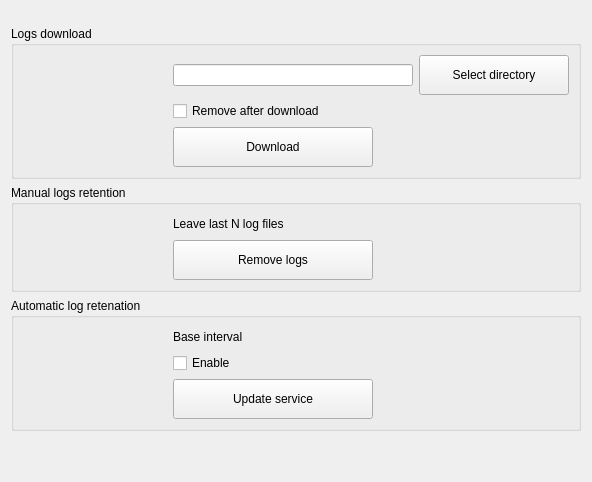
     <widget class="QWidget" name="tab_5">
      <attribute name="title">
       <string>Remote logs</string>
      </attribute>
      <layout class="QVBoxLayout" name="verticalLayout_4">
       <item>
        <spacer name="verticalSpacer_7">
         <property name="orientation">
          <enum>Qt::Vertical</enum>
         </property>
         <property name="sizeType">
          <enum>QSizePolicy::Maximum</enum>
         </property>
         <property name="sizeHint" stdset="0">
          <size>
           <width>20</width>
           <height>15</height>
          </size>
         </property>
        </spacer>
       </item>
       <item>
        <widget class="QGroupBox" name="groupBox_3">
         <property name="title">
          <string>Logs download</string>
         </property>
         <layout class="QGridLayout" name="gridLayout_6">
          <item row="0" column="1">
           <widget class="QLineEdit" name="directoryEdit"/>
          </item>
          <item row="2" column="1">
           <layout class="QHBoxLayout" name="horizontalLayout_7">
            <item>
             <widget class="QPushButton" name="downloadButton">
              <property name="sizePolicy">
               <sizepolicy hsizetype="Maximum" vsizetype="Maximum">
                <horstretch>0</horstretch>
                <verstretch>0</verstretch>
               </sizepolicy>
              </property>
              <property name="minimumSize">
               <size>
                <width>200</width>
                <height>40</height>
               </size>
              </property>
              <property name="text">
               <string>Download</string>
              </property>
             </widget>
            </item>
            <item>
             <spacer name="horizontalSpacer_14">
              <property name="orientation">
               <enum>Qt::Horizontal</enum>
              </property>
              <property name="sizeHint" stdset="0">
               <size>
                <width>40</width>
                <height>20</height>
               </size>
              </property>
             </spacer>
            </item>
           </layout>
          </item>
          <item row="0" column="0">
           <spacer name="horizontalSpacer_9">
            <property name="orientation">
             <enum>Qt::Horizontal</enum>
            </property>
            <property name="sizeType">
             <enum>QSizePolicy::Minimum</enum>
            </property>
            <property name="sizeHint" stdset="0">
             <size>
              <width>150</width>
              <height>20</height>
             </size>
            </property>
           </spacer>
          </item>
          <item row="0" column="2">
           <widget class="QPushButton" name="directorySelectionButton">
            <property name="sizePolicy">
             <sizepolicy hsizetype="Minimum" vsizetype="Minimum">
              <horstretch>0</horstretch>
              <verstretch>0</verstretch>
             </sizepolicy>
            </property>
            <property name="minimumSize">
             <size>
              <width>150</width>
              <height>40</height>
             </size>
            </property>
            <property name="text">
             <string>Select directory</string>
            </property>
           </widget>
          </item>
          <item row="1" column="1">
           <widget class="QCheckBox" name="removeAfterDownload">
            <property name="text">
             <string>Remove after download</string>
            </property>
           </widget>
          </item>
         </layout>
        </widget>
       </item>
       <item>
        <widget class="QGroupBox" name="groupBox_4">
         <property name="title">
          <string>Manual logs retention</string>
         </property>
         <layout class="QGridLayout" name="gridLayout_9">
          <item row="0" column="0">
           <layout class="QHBoxLayout" name="horizontalLayout_5">
            <item>
             <spacer name="horizontalSpacer_10">
              <property name="orientation">
               <enum>Qt::Horizontal</enum>
              </property>
              <property name="sizeType">
               <enum>QSizePolicy::Minimum</enum>
              </property>
              <property name="sizeHint" stdset="0">
               <size>
                <width>150</width>
                <height>20</height>
               </size>
              </property>
             </spacer>
            </item>
            <item>
             <widget class="QLabel" name="label_18">
              <property name="text">
               <string>Leave last N log files</string>
              </property>
             </widget>
            </item>
            <item>
             <widget class="tlinsWDecimalValue" name="numberFilesToLeave" native="true"/>
            </item>
            <item>
             <spacer name="horizontalSpacer_13">
              <property name="orientation">
               <enum>Qt::Horizontal</enum>
              </property>
              <property name="sizeType">
               <enum>QSizePolicy::Minimum</enum>
              </property>
              <property name="sizeHint" stdset="0">
               <size>
                <width>150</width>
                <height>20</height>
               </size>
              </property>
             </spacer>
            </item>
           </layout>
          </item>
          <item row="1" column="0">
           <layout class="QHBoxLayout" name="horizontalLayout_6">
            <item>
             <spacer name="horizontalSpacer_15">
              <property name="orientation">
               <enum>Qt::Horizontal</enum>
              </property>
              <property name="sizeType">
               <enum>QSizePolicy::Minimum</enum>
              </property>
              <property name="sizeHint" stdset="0">
               <size>
                <width>150</width>
                <height>20</height>
               </size>
              </property>
             </spacer>
            </item>
            <item>
             <widget class="QPushButton" name="removeFilesButton">
              <property name="sizePolicy">
               <sizepolicy hsizetype="Minimum" vsizetype="Minimum">
                <horstretch>0</horstretch>
                <verstretch>0</verstretch>
               </sizepolicy>
              </property>
              <property name="minimumSize">
               <size>
                <width>200</width>
                <height>40</height>
               </size>
              </property>
              <property name="text">
               <string>Remove logs</string>
              </property>
             </widget>
            </item>
            <item>
             <spacer name="horizontalSpacer_16">
              <property name="orientation">
               <enum>Qt::Horizontal</enum>
              </property>
              <property name="sizeHint" stdset="0">
               <size>
                <width>40</width>
                <height>20</height>
               </size>
              </property>
             </spacer>
            </item>
           </layout>
          </item>
         </layout>
        </widget>
       </item>
       <item>
        <widget class="QGroupBox" name="groupBox_5">
         <property name="title">
          <string>Automatic log retenation</string>
         </property>
         <layout class="QGridLayout" name="gridLayout_10">
          <item row="0" column="0">
           <spacer name="horizontalSpacer_18">
            <property name="orientation">
             <enum>Qt::Horizontal</enum>
            </property>
            <property name="sizeType">
             <enum>QSizePolicy::Minimum</enum>
            </property>
            <property name="sizeHint" stdset="0">
             <size>
              <width>150</width>
              <height>20</height>
             </size>
            </property>
           </spacer>
          </item>
          <item row="0" column="2">
           <widget class="tlinsWDecimalValue" name="baseInterval" native="true"/>
          </item>
          <item row="0" column="1">
           <widget class="QLabel" name="label_31">
            <property name="minimumSize">
             <size>
              <width>150</width>
              <height>0</height>
             </size>
            </property>
            <property name="text">
             <string>Base interval</string>
            </property>
           </widget>
          </item>
          <item row="1" column="1">
           <widget class="QCheckBox" name="checkBox_2">
            <property name="minimumSize">
             <size>
              <width>150</width>
              <height>0</height>
             </size>
            </property>
            <property name="text">
             <string>Enable</string>
            </property>
           </widget>
          </item>
          <item row="0" column="4">
           <spacer name="horizontalSpacer_19">
            <property name="orientation">
             <enum>Qt::Horizontal</enum>
            </property>
            <property name="sizeType">
             <enum>QSizePolicy::Expanding</enum>
            </property>
            <property name="sizeHint" stdset="0">
             <size>
              <width>150</width>
              <height>20</height>
             </size>
            </property>
           </spacer>
          </item>
          <item row="2" column="1">
           <widget class="QPushButton" name="pushButton_3">
            <property name="sizePolicy">
             <sizepolicy hsizetype="Minimum" vsizetype="Minimum">
              <horstretch>0</horstretch>
              <verstretch>0</verstretch>
             </sizepolicy>
            </property>
            <property name="minimumSize">
             <size>
              <width>200</width>
              <height>40</height>
             </size>
            </property>
            <property name="text">
             <string>Update service</string>
            </property>
           </widget>
          </item>
         </layout>
        </widget>
       </item>
       <item>
        <spacer name="verticalSpacer_6">
         <property name="orientation">
          <enum>Qt::Vertical</enum>
         </property>
         <property name="sizeHint" stdset="0">
          <size>
           <width>20</width>
           <height>40</height>
          </size>
         </property>
        </spacer>
       </item>
      </layout>
     </widget>
